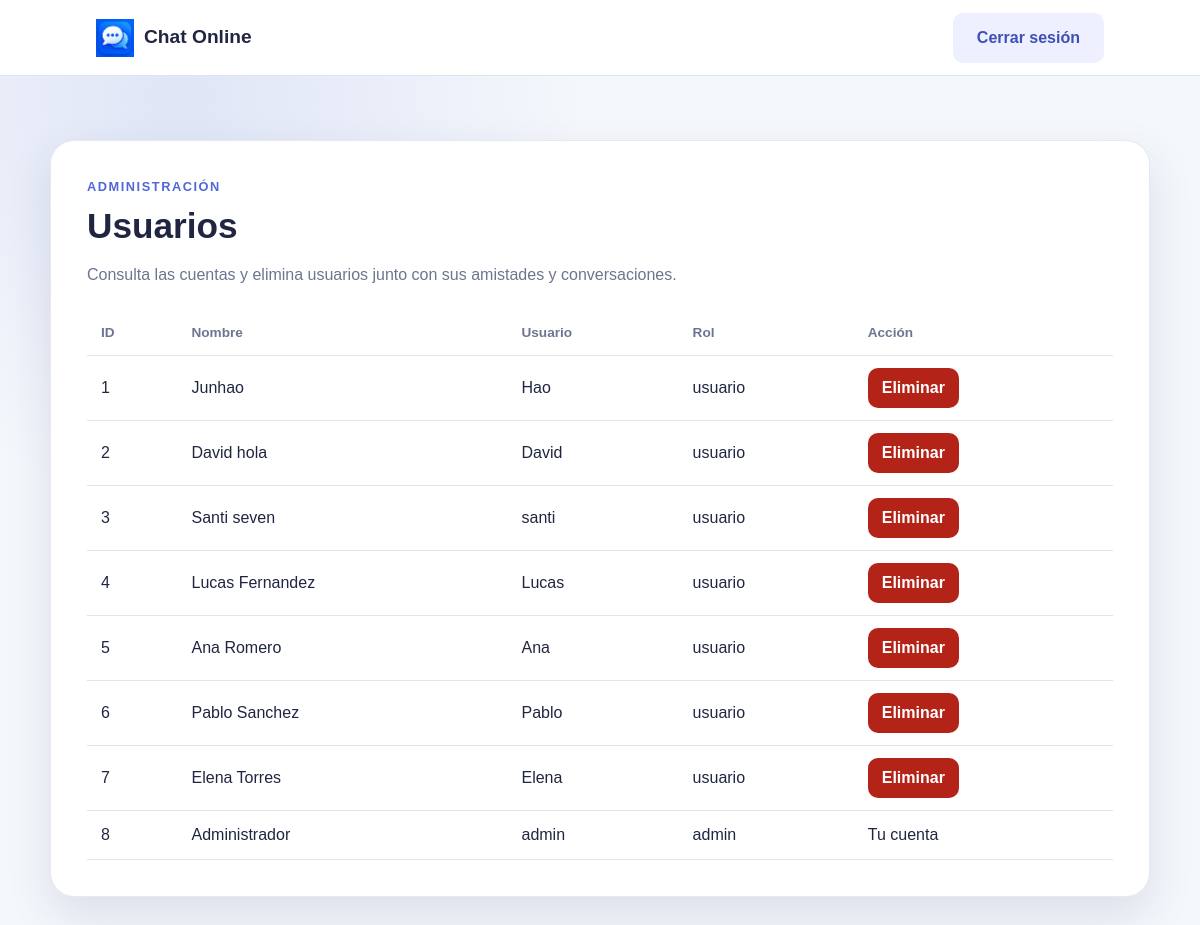
The app's page /views/admin.php (signed in) with its own data.
### tables this page shows
create table usuarios (
    id INT AUTO_INCREMENT PRIMARY KEY,
    nombre VARCHAR(50) NOT NULL,
    username VARCHAR(50) NOT NULL UNIQUE,
    password VARCHAR(255) NOT NULL,
    role_id INT NOT NULL
);

create table roles (
    id INT AUTO_INCREMENT PRIMARY KEY,
    nombre VARCHAR(20) NOT NULL UNIQUE
);

### views/admin.php (the view, shortened to what this page needs)
<?php
require_once __DIR__ . '/../conexion/conexion.php';
$stmt = $conn->query(
    'SELECT usuarios.id, usuarios.nombre, usuarios.username, roles.nombre AS role_name
     FROM usuarios
     INNER JOIN roles ON roles.id = usuarios.role_id
     ORDER BY usuarios.id'
);
$usuarios = $stmt->fetchAll(PDO::FETCH_ASSOC);
?>
<!DOCTYPE html>
<html lang="es">
<head>
    <link rel="stylesheet" href="../styles/styles.css">
</head>
<body class="pagina">
    <header class="cabecera admin-cabecera">
        <a class="marca" href="../index.php">
            <img class="marca-logo" src="../media/logo/LogoChat.png" alt="Logo de Chat Online">
            <span>Chat Online</span>
        </a>
        <a class="boton boton-secundario" href="../proc/proc_logout.php">Cerrar sesión</a>
    </header>
    <main class="contenido-principal admin-contenido">
        <section class="tarjeta admin-tarjeta">
            <p class="etiqueta">Administración</p>
            <h1>Usuarios</h1>
            <p class="texto-ayuda">Consulta las cuentas y elimina usuarios junto con sus amistades y conversaciones.</p>
            <div class="admin-tabla-contenedor">
                <table class="admin-tabla">
                    <thead>
                        <tr>
                            <th scope="col">ID</th>
                            <th scope="col">Nombre</th>
                            <th scope="col">Usuario</th>
                            <th scope="col">Rol</th>
                            <th scope="col">Acción</th>
                        </tr>
                    </thead>
                    <tbody>
                        <?php foreach ($usuarios as $usuario): ?>
                            <tr>
                                <td><?= (int) $usuario['id'] ?></td>
                                <td><?= htmlspecialchars($usuario['nombre'], ENT_QUOTES, 'UTF-8') ?></td>
                                <td><?= htmlspecialchars($usuario['username'], ENT_QUOTES, 'UTF-8') ?></td>
                                <td><?= htmlspecialchars($usuario['role_name'], ENT_QUOTES, 'UTF-8') ?></td>
                                <td>
                                    <?php if ((int) $usuario['id'] !== (int) $_SESSION['user_id']): ?>
                                        <form action="../proc/admin_eliminar_usuario.php" method="POST"
                                              onsubmit="return confirm('¿Eliminar este usuario y todos sus chats?');">
                                            <button class="boton boton-eliminar" type="submit">Eliminar</button>
                                        </form>
                                    <?php else: ?>
                                        <span>Tu cuenta</span>
                                    <?php endif; ?>
                                </td>
                            </tr>
                        <?php endforeach; ?>
                    </tbody>
                </table>
            </div>
        </section>
    </main>
</body>
</html>

### styles/styles.css (style rules this page uses)
:root { --color-fondo: #f4f7fb; --color-superficie: #ffffff; --color-principal: #5267d9; --color-principal-oscuro: #3f50b5; --color-texto: #202641; --color-texto-suave: #6d7590; --color-borde: #dfe4f0; --sombra-tarjeta: 0 18px 45px rgba(40, 53, 102, 0.12); }
* { box-sizing: border-box; }
body { margin: 0; color: var(--color-texto); background: radial-gradient(circle at 15% 10%, rgba(82, 103, 217, 0.12), transparent 30%), var(--color-fondo); font-family: Arial, sans-serif; line-height: 1.5; }
.pagina { min-height: 100vh; }
.cabecera { display: flex; align-items: center; min-height: 76px; padding: 0 8%; background: var(--color-superficie); border-bottom: 1px solid var(--color-borde); }
.marca { display: inline-flex; align-items: center; gap: 10px; color: var(--color-texto); font-size: 1.2rem; font-weight: 700; text-decoration: none; }
.marca-logo { width: 38px; height: 38px; object-fit: contain; }
.contenido-principal { display: flex; justify-content: center; width: min(100% - 32px, 560px); margin: 0 auto; padding: 64px 0; }
.tarjeta { width: 100%; padding: 48px; background: var(--color-superficie); border: 1px solid rgba(223, 228, 240, 0.8); border-radius: 24px; box-shadow: var(--sombra-tarjeta); }
.etiqueta { margin: 0 0 10px; color: var(--color-principal); font-size: 0.8rem; font-weight: 700; letter-spacing: 0.12em; text-transform: uppercase; }
h1 { margin: 0 0 16px; font-size: clamp(2rem, 5vw, 3rem); line-height: 1.15; }
.texto-presentacion, .texto-ayuda { margin: 8px 0; color: var(--color-texto-suave); }
.boton { display: inline-block; padding: 13px 24px; border: 0; border-radius: 10px; font: inherit; font-weight: 700; text-align: center; text-decoration: none; cursor: pointer; transition: background-color 0.2s ease, box-shadow 0.2s ease, transform 0.2s ease; }
.boton-secundario { color: var(--color-principal-oscuro); background: #eef0ff; }
.admin-cabecera { justify-content: space-between; gap: 16px; }
.admin-contenido { width: min(100% - 32px, 1100px); }
.admin-tarjeta { padding: 36px; }
.admin-tarjeta h1 { font-size: 2.2rem; }
.admin-tabla-contenedor { margin-top: 24px; overflow-x: auto; }
.admin-tabla { width: 100%; border-collapse: collapse; text-align: left; }
.admin-tabla th, .admin-tabla td { padding: 12px 14px; border-bottom: 1px solid var(--color-borde); }
.admin-tabla th { color: var(--color-texto-suave); font-size: 0.85rem; }
.admin-tabla form { margin: 0; }
.boton-eliminar { padding: 8px 14px; color: #ffffff; background: #b42318; }
a { color: var(--color-principal-oscuro); font-weight: 700; }

### records on screen
usuarios: id "1", nombre "Junhao", username "Hao", role.nombre "usuario"
usuarios: id "2", nombre "David hola", username "David", role.nombre "usuario"
usuarios: id "3", nombre "Santi seven", username "santi", role.nombre "usuario"
usuarios: id "4", nombre "Lucas Fernandez", username "Lucas", role.nombre "usuario"
usuarios: id "5", nombre "Ana Romero", username "Ana", role.nombre "usuario"
usuarios: id "6", nombre "Pablo Sanchez", username "Pablo", role.nombre "usuario"
usuarios: id "7", nombre "Elena Torres", username "Elena", role.nombre "usuario"
usuarios: id "8", nombre "Administrador", username "admin", role.nombre "admin", shows "Tu cuenta"
